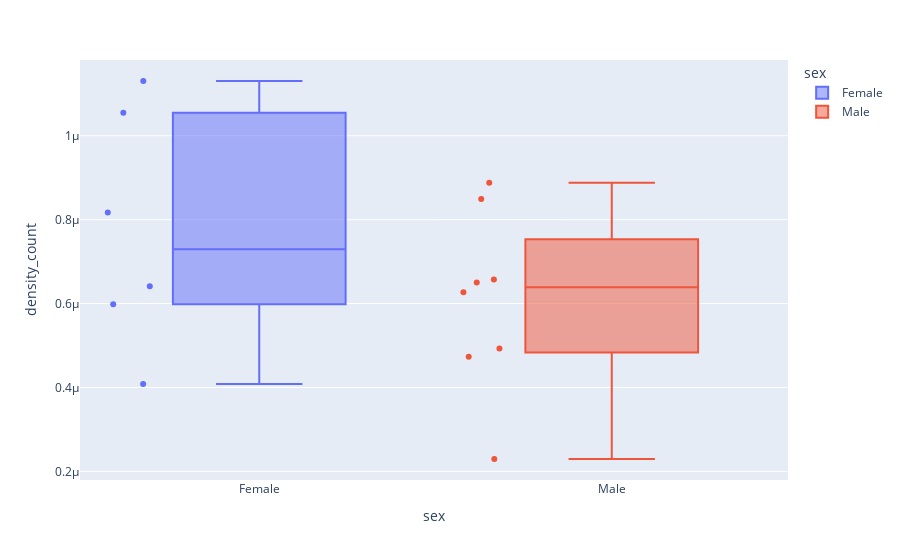
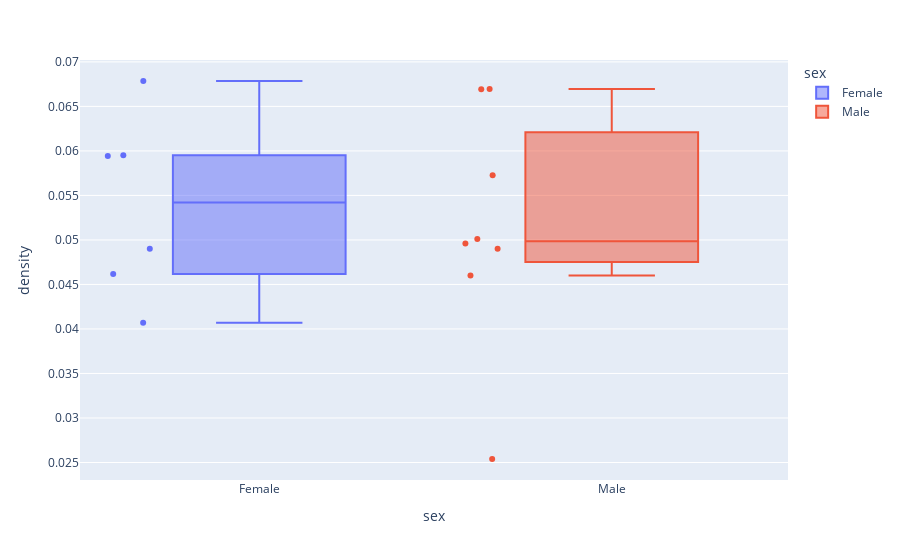
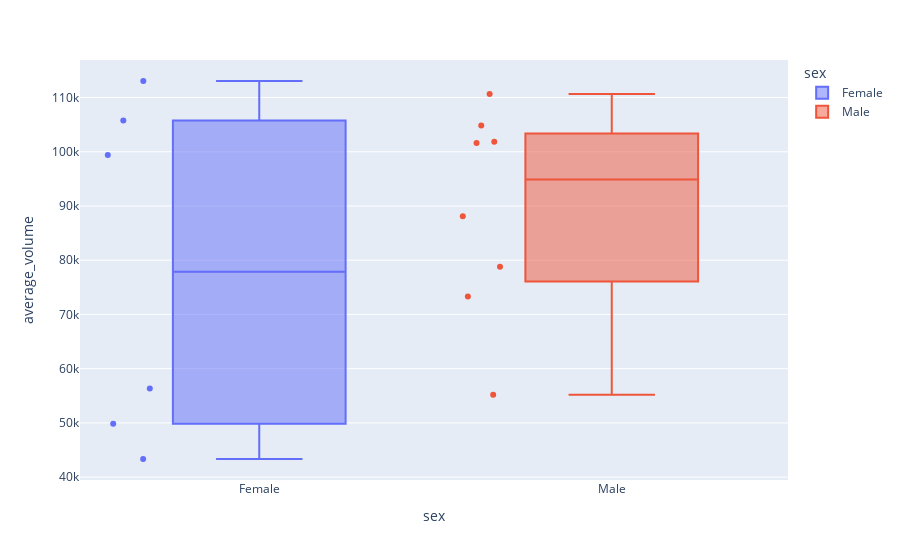
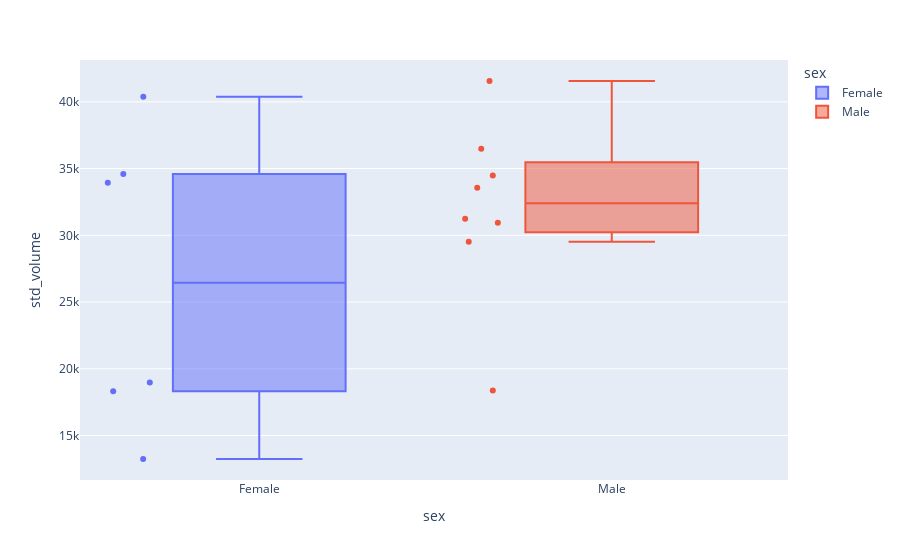

Write notebook code for charts like these, in order.
### Code cell
for col in new_cols:
    fig = px.box(df_plot, y = col, points="all", x="sex", hover_name='image_file', color='sex')
    fig.show()

### Figure 1 — Plotly figure (JSON) as saved in the notebook; plotly's stock layout.template omitted (floating-point values rounded to 4 significant figures)
{"data": [{"alignmentgroup": "True", "boxpoints": "all", "hovertemplate": "<b>%{hovertext}</b><br><br>sex=%{x}<br>density_count=%{y}<extra></extra>", "hovertext": ["afa5e8098.tiff", "095bf7a1f.tiff", "26dc41664.tiff", "aaa6a05cc.tiff", "b9a3865fc.tiff", "2f6ecfcdf.tiff"], "legendgroup": "Female", "marker": {"color": "#636efa"}, "name": "Female", "notched": false, "offsetgroup": "Female", "orientation": "v", "showlegend": true, "type": "box", "x": ["Female", "Female", "Female", "Female", "Female", "Female"], "x0": " ", "xaxis": "x", "y": [4.085e-07, 5.985e-07, 6.415e-07, 1.131e-06, 1.055e-06, 8.171e-07], "y0": " ", "yaxis": "y"}, {"alignmentgroup": "True", "boxpoints": "all", "hovertemplate": "<b>%{hovertext}</b><br><br>sex=%{x}<br>density_count=%{y}<extra></extra>", "hovertext": ["54f2eec69.tiff", "1e2425f28.tiff", "e79de561c.tiff", "c68fe75ea.tiff", "4ef6695ce.tiff", "cb2d976f4.tiff", "0486052bb.tiff", "8242609fa.tiff"], "legendgroup": "Male", "marker": {"color": "#EF553B"}, "name": "Male", "notched": false, "offsetgroup": "Male", "orientation": "v", "showlegend": true, "type": "box", "x": ["Male", "Male", "Male", "Male", "Male", "Male", "Male", "Male"], "x0": " ", "xaxis": "x", "y": [6.571e-07, 4.731e-07, 6.501e-07, 2.295e-07, 4.931e-07, 8.495e-07, 6.273e-07, 8.88e-07], "y0": " ", "yaxis": "y"}], "layout": {"boxmode": "overlay", "legend": {"title": {"text": "sex"}, "tracegroupgap": 0}, "margin": {"t": 60}, "xaxis": {"anchor": "y", "categoryarray": ["Female", "Male"], "categoryorder": "array", "domain": [0, 1], "title": {"text": "sex"}}, "yaxis": {"anchor": "x", "domain": [0, 1], "title": {"text": "density_count"}}}}

### Figure 2 — Plotly figure (JSON) as saved in the notebook; plotly's stock layout.template omitted (floating-point values rounded to 4 significant figures)
{"data": [{"alignmentgroup": "True", "boxpoints": "all", "hovertemplate": "<b>%{hovertext}</b><br><br>sex=%{x}<br>density=%{y}<extra></extra>", "hovertext": ["afa5e8098.tiff", "095bf7a1f.tiff", "26dc41664.tiff", "aaa6a05cc.tiff", "b9a3865fc.tiff", "2f6ecfcdf.tiff"], "legendgroup": "Female", "marker": {"color": "#636efa"}, "name": "Female", "notched": false, "offsetgroup": "Female", "orientation": "v", "showlegend": true, "type": "box", "x": ["Female", "Female", "Female", "Female", "Female", "Female"], "x0": " ", "xaxis": "x", "y": [0.04618, 0.0595, 0.06785, 0.049, 0.05942, 0.04071], "y0": " ", "yaxis": "y"}, {"alignmentgroup": "True", "boxpoints": "all", "hovertemplate": "<b>%{hovertext}</b><br><br>sex=%{x}<br>density=%{y}<extra></extra>", "hovertext": ["54f2eec69.tiff", "1e2425f28.tiff", "e79de561c.tiff", "c68fe75ea.tiff", "4ef6695ce.tiff", "cb2d976f4.tiff", "0486052bb.tiff", "8242609fa.tiff"], "legendgroup": "Male", "marker": {"color": "#EF553B"}, "name": "Male", "notched": false, "offsetgroup": "Male", "orientation": "v", "showlegend": true, "type": "box", "x": ["Male", "Male", "Male", "Male", "Male", "Male", "Male", "Male"], "x0": " ", "xaxis": "x", "y": [0.06693, 0.04961, 0.05728, 0.02539, 0.05011, 0.06695, 0.046, 0.04902], "y0": " ", "yaxis": "y"}], "layout": {"boxmode": "overlay", "legend": {"title": {"text": "sex"}, "tracegroupgap": 0}, "margin": {"t": 60}, "xaxis": {"anchor": "y", "categoryarray": ["Female", "Male"], "categoryorder": "array", "domain": [0, 1], "title": {"text": "sex"}}, "yaxis": {"anchor": "x", "domain": [0, 1], "title": {"text": "density"}}}}

### Figure 3 — Plotly figure (JSON) as saved in the notebook; plotly's stock layout.template omitted (floating-point values rounded to 4 significant figures)
{"data": [{"alignmentgroup": "True", "boxpoints": "all", "hovertemplate": "<b>%{hovertext}</b><br><br>sex=%{x}<br>average_volume=%{y}<extra></extra>", "hovertext": ["afa5e8098.tiff", "095bf7a1f.tiff", "26dc41664.tiff", "aaa6a05cc.tiff", "b9a3865fc.tiff", "2f6ecfcdf.tiff"], "legendgroup": "Female", "marker": {"color": "#636efa"}, "name": "Female", "notched": false, "offsetgroup": "Female", "orientation": "v", "showlegend": true, "type": "box", "x": ["Female", "Female", "Female", "Female", "Female", "Female"], "x0": " ", "xaxis": "x", "y": [113000.0, 99420.0, 105800.0, 43340.0, 56320.0, 49820.0], "y0": " ", "yaxis": "y"}, {"alignmentgroup": "True", "boxpoints": "all", "hovertemplate": "<b>%{hovertext}</b><br><br>sex=%{x}<br>average_volume=%{y}<extra></extra>", "hovertext": ["54f2eec69.tiff", "1e2425f28.tiff", "e79de561c.tiff", "c68fe75ea.tiff", "4ef6695ce.tiff", "cb2d976f4.tiff", "0486052bb.tiff", "8242609fa.tiff"], "legendgroup": "Male", "marker": {"color": "#EF553B"}, "name": "Male", "notched": false, "offsetgroup": "Male", "orientation": "v", "showlegend": true, "type": "box", "x": ["Male", "Male", "Male", "Male", "Male", "Male", "Male", "Male"], "x0": " ", "xaxis": "x", "y": [101900.0, 104900.0, 88100.0, 110700.0, 101600.0, 78810.0, 73320.0, 55200.0], "y0": " ", "yaxis": "y"}], "layout": {"boxmode": "overlay", "legend": {"title": {"text": "sex"}, "tracegroupgap": 0}, "margin": {"t": 60}, "xaxis": {"anchor": "y", "categoryarray": ["Female", "Male"], "categoryorder": "array", "domain": [0, 1], "title": {"text": "sex"}}, "yaxis": {"anchor": "x", "domain": [0, 1], "title": {"text": "average_volume"}}}}

### Figure 4 — Plotly figure (JSON) as saved in the notebook; plotly's stock layout.template omitted (floating-point values rounded to 4 significant figures)
{"data": [{"alignmentgroup": "True", "boxpoints": "all", "hovertemplate": "<b>%{hovertext}</b><br><br>sex=%{x}<br>std_volume=%{y}<extra></extra>", "hovertext": ["afa5e8098.tiff", "095bf7a1f.tiff", "26dc41664.tiff", "aaa6a05cc.tiff", "b9a3865fc.tiff", "2f6ecfcdf.tiff"], "legendgroup": "Female", "marker": {"color": "#636efa"}, "name": "Female", "notched": false, "offsetgroup": "Female", "orientation": "v", "showlegend": true, "type": "box", "x": ["Female", "Female", "Female", "Female", "Female", "Female"], "x0": " ", "xaxis": "x", "y": [40370.0, 34590.0, 33930.0, 13240.0, 18310.0, 18960.0], "y0": " ", "yaxis": "y"}, {"alignmentgroup": "True", "boxpoints": "all", "hovertemplate": "<b>%{hovertext}</b><br><br>sex=%{x}<br>std_volume=%{y}<extra></extra>", "hovertext": ["54f2eec69.tiff", "1e2425f28.tiff", "e79de561c.tiff", "c68fe75ea.tiff", "4ef6695ce.tiff", "cb2d976f4.tiff", "0486052bb.tiff", "8242609fa.tiff"], "legendgroup": "Male", "marker": {"color": "#EF553B"}, "name": "Male", "notched": false, "offsetgroup": "Male", "orientation": "v", "showlegend": true, "type": "box", "x": ["Male", "Male", "Male", "Male", "Male", "Male", "Male", "Male"], "x0": " ", "xaxis": "x", "y": [36480.0, 34480.0, 29520.0, 41560.0, 33560.0, 31250.0, 30940.0, 18370.0], "y0": " ", "yaxis": "y"}], "layout": {"boxmode": "overlay", "legend": {"title": {"text": "sex"}, "tracegroupgap": 0}, "margin": {"t": 60}, "xaxis": {"anchor": "y", "categoryarray": ["Female", "Male"], "categoryorder": "array", "domain": [0, 1], "title": {"text": "sex"}}, "yaxis": {"anchor": "x", "domain": [0, 1], "title": {"text": "std_volume"}}}}
